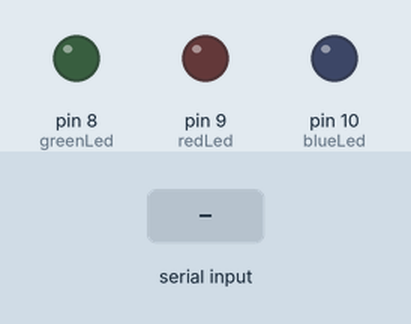
The sketch below on a simulated Arduino Uno, built with avr-gcc and run on an emulated ATmega328P. Shown: output pins drawn as LEDs (lit = HIGH). The inputs (shaded band) are chosen by the test bench.

Above: at 1.2 s.
1.3 s: "B" received over Serial
At 1.9 s:
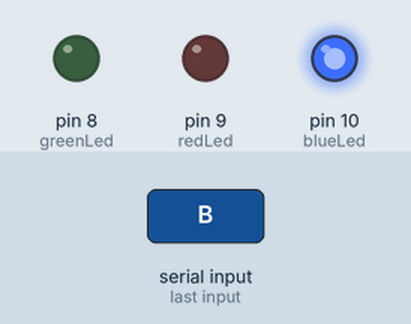
2.8 s: "R" received over Serial
At 3.1 s:
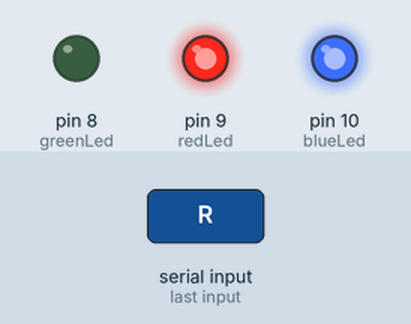
4.3 s: "G" received over Serial
At 5.4 s:
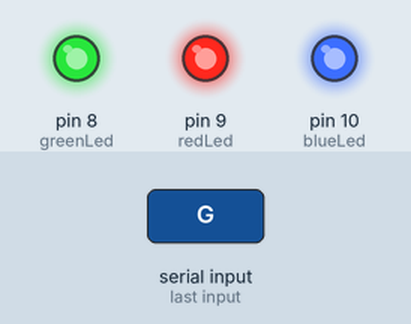
5.8 s: "Z" received over Serial
At 6.6 s:
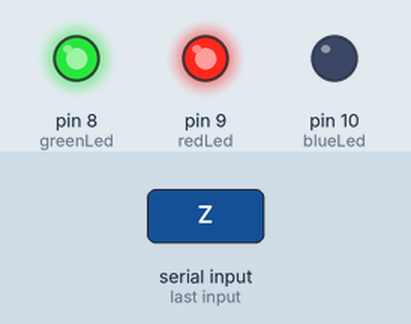
7.3 s: "X" received over Serial
At 7.7 s:
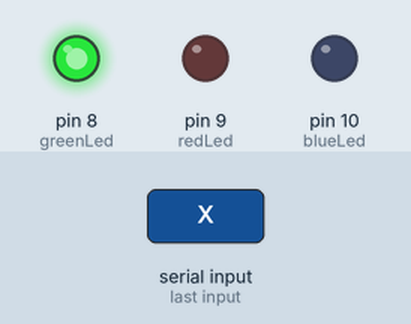
8.8 s: "C" received over Serial
At 10.1 s:
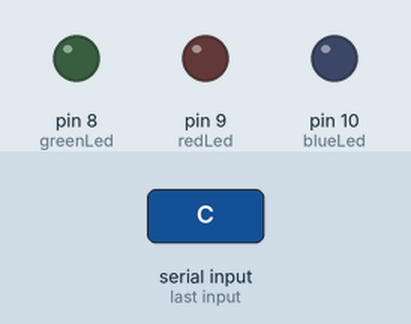
Timing chart, 0 to 11.3 s (numbered marks = the images above; inputs shaded):
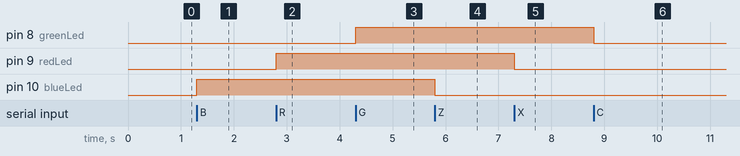

The sketch:

voiceRecogArduino.ino
```cpp
/* This Program is about controlling leds states ON and OFF using voice recognition library of c# (using system.speech)
 * Exciting Part is you dont need to have any external module to transmit data to arduino because you can easily
 * use your builtin computer microphone or earphones microphone.
 *
 * This Program is just to give basic idea specially to beginners and then its your own creativity how you use it in a useful way.
 * Keep Learning, Share, think and Repeat
 * Enjoy !
 *
 * By Jalal Mansoori
 */

const int blueLed=10;
const int redLed=9;
const int greenLed=8;

char incomingData='0';

void setup() {
  // put your setup code here, to run once:
//getting leds ready
Serial.begin(9600);
pinMode(blueLed, OUTPUT);
pinMode(redLed, OUTPUT);
pinMode(greenLed, OUTPUT);
}

void loop() {
  // put your main code here, to run repeatedly:
  incomingData=Serial.read();

  // Switch case for controlling led in our case we have only 3 Blue, Green and Red
  switch(incomingData)
  {
      //These cases are only for state ON of led
      // For blue led
      case 'B':
      digitalWrite(blueLed, HIGH);
      break;

      // For red led
      case 'R':
      digitalWrite(redLed, HIGH);
      break;

      // For green led
      case 'G':
      digitalWrite(greenLed, HIGH);
      break;

      //These cases are  for state OFF of led and case name z , x, c are just randomly given you can also change but
      // make sure you change it in a c# code as well.
      // For blue led
      case 'Z':
      digitalWrite(blueLed, LOW);
      break;

      // For red led
      case 'X':
       digitalWrite(redLed, LOW);
      break;

      // For green led
      case 'C':
       digitalWrite(greenLed, LOW);
      break;

      //For turning ON all leds at once :)
      case 'V':
      digitalWrite(blueLed, HIGH);
      digitalWrite(redLed, HIGH);
      digitalWrite(greenLed, HIGH);
      break;

      //For turning OFF all leds at once :)
      case 'M':
      digitalWrite(blueLed, LOW);
      digitalWrite(redLed, LOW);
      digitalWrite(greenLed, LOW);
      break;

  }
}
```

Measured:
- after the input at 1.3 s, pin 10 (blueLed): LOW → HIGH at once
- after the input at 2.8 s, pin 9 (redLed): LOW → HIGH at once
- after the input at 4.3 s, pin 8 (greenLed): LOW → HIGH at once
- after the input at 5.8 s, pin 10 (blueLed): HIGH → LOW at once
- after the input at 7.3 s, pin 9 (redLed): HIGH → LOW at once
- after the input at 8.8 s, pin 8 (greenLed): HIGH → LOW at once
